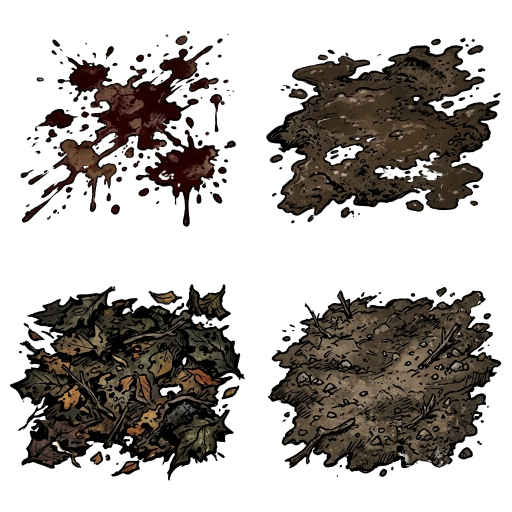
#> input picture grafika/zrodla/przemek/plamy-krew-bloto-liscie.jpg, 1024 x 1024 px, found by its file name (shown at 1/2 size)
$ python kafel-drogi.py
#> lines starting #> are read from the running program, lines starting #| are printed output that depends on the picture
"""Łata nawierzchni drogi z rysunku ziemi Przemka (plamy-krew-bloto-liscie.jpg, sucha ziemia z kamykami).
Środek rysunku z miękko wygaszonym brzegiem; gra kładzie łaty wzdłuż drogi i przycina je do jej kształtu.
Wynik: grafika/droga.webp. Uruchom: python3 narzedzia/kafel-drogi.py"""
import numpy as np
from PIL import Image
src = Image.open('grafika/zrodla/przemek/plamy-krew-bloto-liscie.jpg').convert('RGB').crop((575, 615, 965, 890))
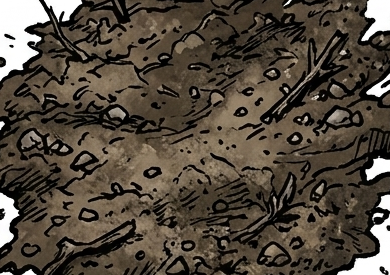
#> src: PIL image 390x275 RGB; mean R, G, B 82.4, 73, 61.7
a = np.asarray(src, dtype=np.float32)
h, w = a.shape[:2]
#> h = 275; w = 390
yy, xx = np.mgrid[0:h, 0:w]
e = np.hypot((xx - w / 2) / (w / 2), (yy - h / 2) / (h / 2))
alfa = np.clip((1 - e) / 0.35, 0, 1)                       # pełna w środku, gaśnie na zewnętrznych 35%
jasnosc = a.mean(axis=2)
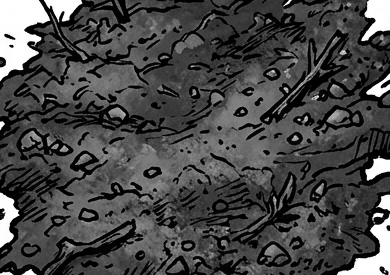
#> jasnosc: shape (275, 390) float32; min 0, max 255, mean 72.4
alfa *= np.clip((235 - jasnosc) / 40, 0, 1)                # białe tło arkusza znika
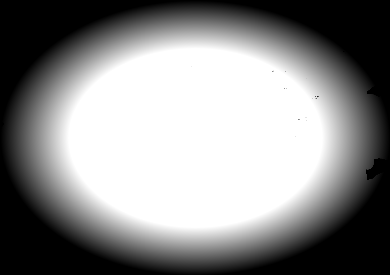
#> alfa: shape (275, 390) float64; min 0, max 1, mean 0.542
rgb = a * 1.1                                              # odrobinę jaśniej, jak kafel ziemi
out = np.dstack([np.clip(rgb, 0, 255), alfa * 255]).astype(np.uint8)
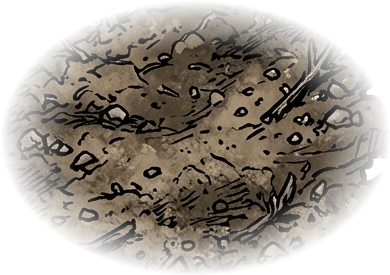
#> out: shape (275, 390, 4); mean R, G, B, A 88.9, 78.6, 66.2, 138; transparent parts drawn white
Image.fromarray(out, 'RGBA').save('grafika/droga.webp', quality=88)
print('grafika/droga.webp', w, h)
#| grafika/droga.webp 390 275

$ run again, with grafika/zrodla/przemek/ciecia-krew-iskry.jpg copied over grafika/zrodla/przemek/plamy-krew-bloto-liscie.jpg
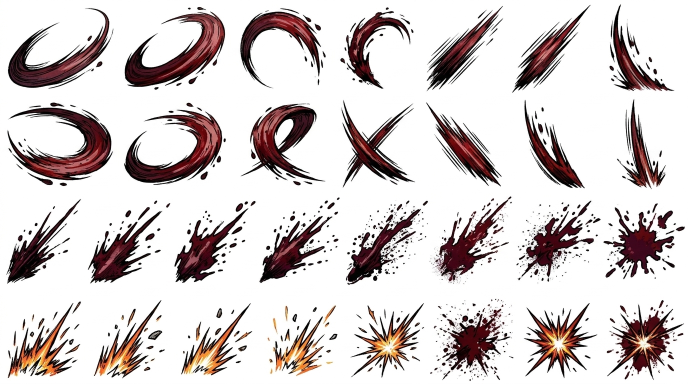
#> input picture grafika/zrodla/przemek/ciecia-krew-iskry.jpg, 1376 x 768 px, found by its file name (shown at 1/2 size)
#> `alfa *= np.clip((235 - jasnosc) / 40, 0, 1)`:
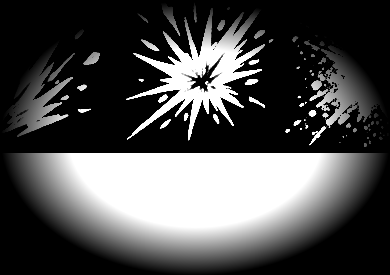
#> alfa: shape (275, 390) float64; min 0, max 1, mean 0.303
#> `out = np.dstack([np.clip(rgb, 0, 255), alfa * 255]).astype(np.uint8)`:
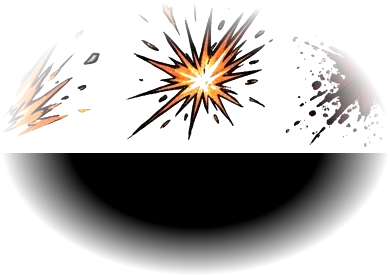
#> out: shape (275, 390, 4); mean R, G, B, A 119.1, 113.4, 110.7, 77.1; transparent parts drawn white
#| grafika/droga.webp 390 275

$ run again, with grafika/zrodla/przemek/drzewa-1.jpg copied over grafika/zrodla/przemek/plamy-krew-bloto-liscie.jpg
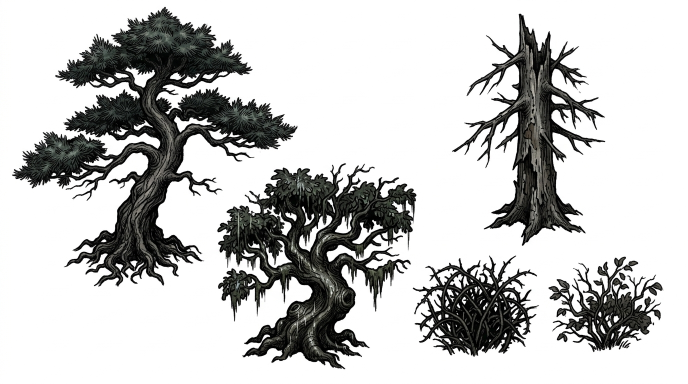
#> input picture grafika/zrodla/przemek/drzewa-1.jpg, 1376 x 768 px, found by its file name (shown at 1/2 size)
#> `alfa *= np.clip((235 - jasnosc) / 40, 0, 1)`:
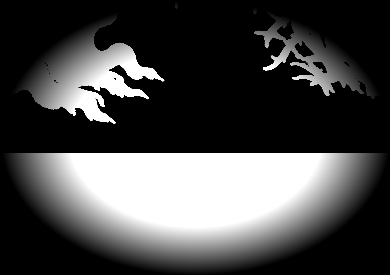
#> alfa: shape (275, 390) float64; min 0, max 1, mean 0.279
#> `out = np.dstack([np.clip(rgb, 0, 255), alfa * 255]).astype(np.uint8)`:
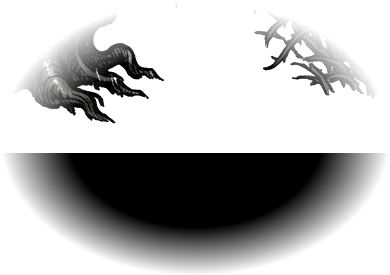
#> out: shape (275, 390, 4); mean R, G, B, A 98.4, 98.4, 97.8, 71.1; transparent parts drawn white
#| grafika/droga.webp 390 275
